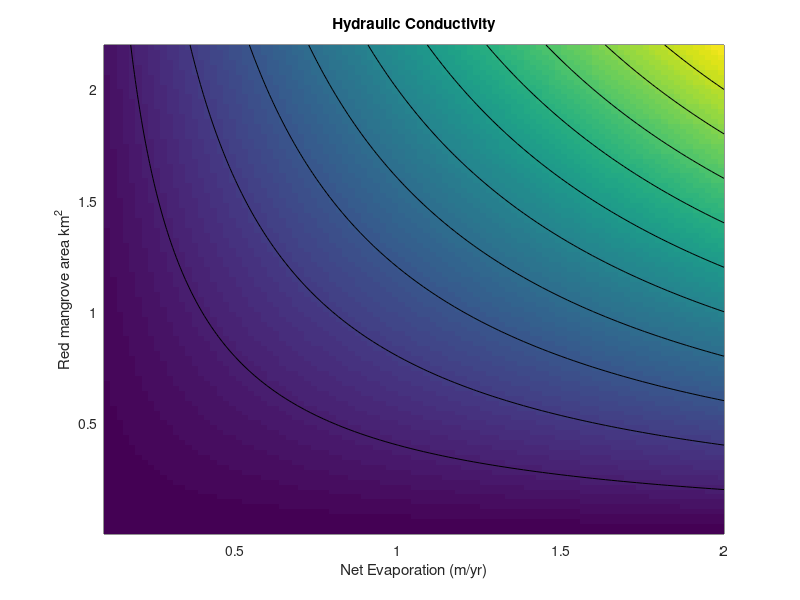

The MATLAB script that drew this image:
clc
clear all
close all

Enet=linspace(0.1,2,100);
Ar=linspace(1,2200000,100);
So=35;
b=1;
Sc=72;

ne=length(Enet);
na=length(Ar);

D = zeros(ne,na);

for i=1:na
    for j=1:ne
        D(i,j)=(Enet(j)*Ar(i))/(2*pi*(Sc-So));
    end
end
%px= [0.8451 0.8457 .6405 .6405 .8559 .1426 .5072 .7242 .7242 .7242 .7242 .7242 .7242 1.4904 1.4904 .7234];
%py= [712 567 10700 7359 14652 2104951 169998 69648 5362 70138 32041 20107 18341 61597 190642 1148204];

figure(1)
pcolor(Enet,Ar*10^-6,D)
hold on
%plot(px,py)%'go')
shading flat
xlabel('Net Evaporation (m/yr)')
ylabel('Red mangrove area km^2')
title('Hydraulic Conductivity')
hold on
contour(Enet,Ar*10^-6,D,'k')
